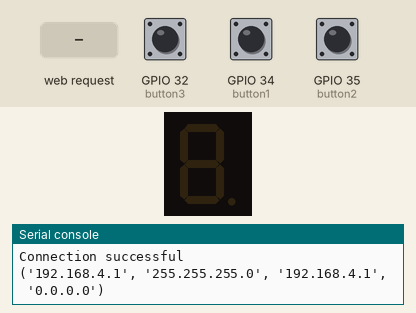
A program run on a simulated ESP32 board running MicroPython. On the bench: 1-digit seven-segment display, the last lines printed to the serial console. Inputs (shaded band) come from the test bench; at power-on: GPIO 34 (button1) HIGH, GPIO 35 (button2) HIGH, GPIO 32 (button3) HIGH. The segment pins are drawn as the display they are named for; the board's own WiFi access point starts at once.

Above: at 1.2 s.
1.3 s: GPIO 34 (button1) pulled LOW for 0.15 s
At 2.3 s:
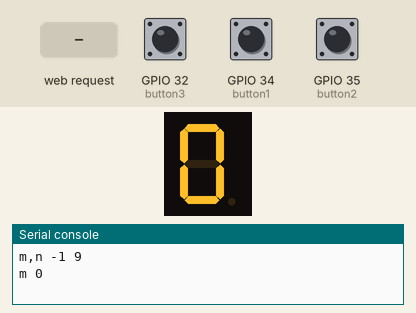
3.3 s: GPIO 35 (button2) pulled LOW for 0.15 s
At 5.0 s:
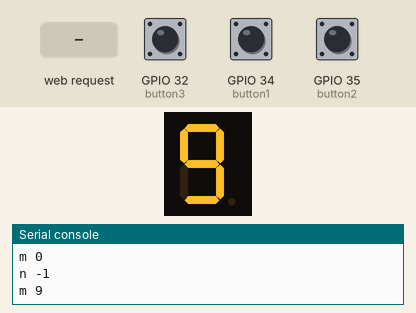
5.3 s: HTTP request GET /?Button2=dec received
At 6.6 s:
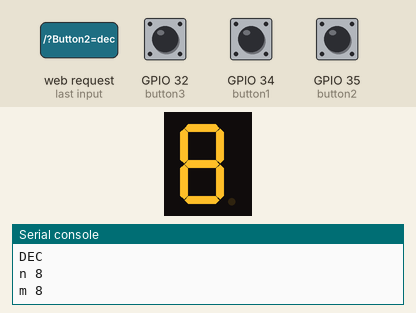
7.1 s: HTTP request GET /?Button1=inc received
At 8.0 s:
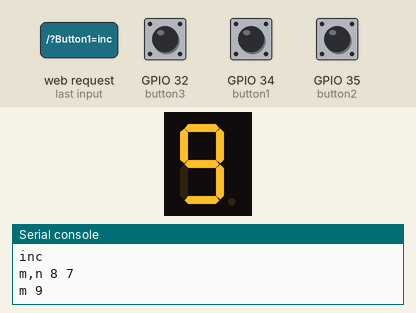
8.9 s: HTTP request GET /?Button3=res received
At 10.1 s:
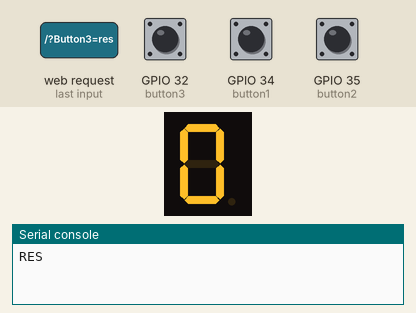
10.4 s: GPIO 34 (button1) pulled LOW for 1 s
At 12.3 s:
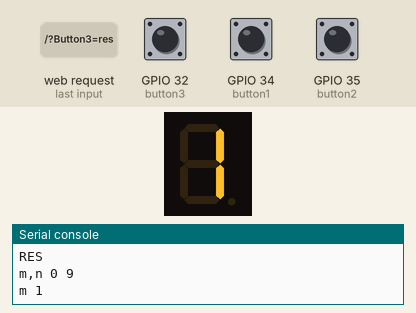
Timing chart, 0 to 13.8 s (numbered marks = the images above; inputs shaded):
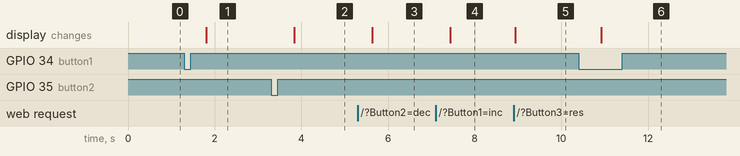

The program:

micropython_project.py
```python
#--------------------------------
#boot.py
#--------------------------------
try:
  import usocket as socket
except:
  import socket

from machine import Pin
import network

import esp
esp.osdebug(None)

import gc
gc.collect()

ssid = 'ESP32_Team'
password = '123456789'

ap = network.WLAN(network.AP_IF)
ap.active(True)
ap.config(essid=ssid, password=password)

while ap.active() == False:
  pass

print('Connection successful')
print(ap.ifconfig())

a=Pin(15,Pin.OUT)
b=Pin(2,Pin.OUT)
c=Pin(4,Pin.OUT)
d=Pin(5,Pin.OUT)
e=Pin(18,Pin.OUT)
f=Pin(19,Pin.OUT)
g=Pin(21,Pin.OUT)

#--------------------------------
#main.py
#--------------------------------
from machine import Pin , Timer
from time import sleep
def zerodisplay():
    a.value(1)
    b.value(1)
    c.value(1)
    d.value(1)
    e.value(1)
    f.value(1)
    g.value(0)
def onedisplay():
    a.value(0)
    b.value(1)
    c.value(1)
    d.value(0)
    e.value(0)
    f.value(0)
    g.value(0)
def twodisplay():
    a.value(1)
    b.value(1)
    c.value(0)
    d.value(1)
    e.value(1)
    f.value(0)
    g.value(1)
def threedisplay():
    a.value(1)
    b.value(1)
    c.value(1)
    d.value(1)
    e.value(0)
    f.value(0)
    g.value(1)
def fourdisplay():
    a.value(0)
    b.value(1)
    c.value(1)
    d.value(0)
    e.value(0)
    f.value(1)
    g.value(1)
def fivedisplay():
    a.value(1)
    b.value(0)
    c.value(1)
    d.value(1)
    e.value(0)
    f.value(1)
    g.value(1)
def sixdisplay():
    a.value(1)
    b.value(0)
    c.value(1)
    d.value(1)
    e.value(1)
    f.value(1)
    g.value(1)
def sevendisplay():
    a.value(1)
    b.value(1)
    c.value(1)
    d.value(0)
    e.value(0)
    f.value(0)
    g.value(0)
def eightdisplay():
    a.value(1)
    b.value(1)
    c.value(1)
    d.value(1)
    e.value(1)
    f.value(1)
    g.value(1)
def ninedisplay():
    a.value(1)
    b.value(1)
    c.value(1)
    d.value(1)
    e.value(0)
    f.value(1)
    g.value(1)

def button(m):
    sleep(0.25)
    global n
    if m == 0:
        zerodisplay()
    elif m == 1:
        onedisplay()
    elif m == 2:
        twodisplay()
    elif m == 3:
        threedisplay()
    elif m == 4:
        fourdisplay()
    elif m == 5:
        fivedisplay()
    elif m == 6:
        sixdisplay()
    elif m == 7:
        sevendisplay()
    elif m == 8:
        eightdisplay()
    elif m == 9:
        ninedisplay()
    print('m',m)
def increment(Button11):
        global m,n
        print('m,n',m,n)
        if m==9:
            m= 0
            button(m)
        else:
            m += 1
            button(m)
        n=m-1
def decrement(Button22):
        global m,n
        print('n',n)
        if m==0:
            m = 9
            n=m-1
            button(m)
        else:
            m=n
            n -= 1
            button(m)
def reset(Button33):
  global m,n
  zerodisplay()
  n, m = 9, 0
def debounce(pin):
  timer.init(mode=Timer.ONE_SHOT, period=200 , callback = increment)

def debounce1(pin):
  timer.init(mode=Timer.ONE_SHOT, period=200 , callback = decrement)

def debounce2(pin):
  timer.init(mode=Timer.ONE_SHOT, period=200 , callback = reset)


#--------------------------------
#main loop
#--------------------------------
n, m = 9, -1
button1 = Pin(34,Pin.IN)
button2 = Pin(35,Pin.IN)
button3 = Pin(32,Pin.IN)
a=Pin(15,Pin.OUT)
b=Pin(2,Pin.OUT)
c=Pin(4,Pin.OUT)
d=Pin(5,Pin.OUT)
e=Pin(18,Pin.OUT)
f=Pin(19,Pin.OUT)
g=Pin(21,Pin.OUT)
a.value(0)
b.value(0)
c.value(0)
d.value(0)
e.value(0)
f.value(0)
g.value(0)
timer = Timer(0)
#--------------------------------
#interrupt
#--------------------------------
button1.irq(trigger = Pin.IRQ_FALLING , handler = debounce)
button2.irq(trigger = Pin.IRQ_FALLING , handler = debounce1)
button3.irq(trigger = Pin.IRQ_FALLING , handler = debounce2)
#--------------------------------
#web server & mobile app
#--------------------------------
def web_page():
  html = """<html><head> <title>ESP Web Server</title> <meta name="viewport" content="width=device-width, initial-scale=1">
  <link rel="icon" href="data:,"> <style>html{font-family: Helvetica; display:inline-block; margin: 0px auto; text-align: center;}
  h1{color: #0F3376; padding: 2vh;}p{font-size: 1.5rem;}.button{display: inline-block; background-color: #e7bd3b; border: none;
  border-radius: 4px; color: white; padding: 16px 40px; text-decoration: none; font-size: 30px; margin: 2px; cursor: pointer;}
  .button2{background-color: #e7bd3b;}</style></head><body> <h1>ESP Web Server</h1>
  <p>Number is : <strong>""" + str(m) + """</strong></p><p><a href="/?Button1=inc"><button class="button">INC</button></a></p>
  <p><a href="/?Button2=dec"><button class="button button2">DEC</button></a></p>
  <p><a href="/?Button3=res"><button class="button button3">RES</button></a></p></body></html>"""
  return html

s = socket.socket(socket.AF_INET, socket.SOCK_STREAM)
s.bind(('', 80))
s.listen(5)
while True:
  conn, addr = s.accept()
  print('Got a connection from %s' % str(addr))
  request = conn.recv(1024)
  request = str(request)
  print('Content = %s' % request)
  Button1 = request.find('/?Button1=inc')
  Button2 = request.find('/?Button2=dec')
  Button3 = request.find('/?Button3=res')
  if Button1 == 6:
        print('inc')
        increment(m)
  if Button2 == 6:
        print('DEC')
        decrement(m)
  if Button3 == 6:
         print('RES')
         reset(m)
  response = web_page()
  conn.send('HTTP/1.1 200 OK\n')
  conn.send('Content-Type: text/html\n')
  conn.send('Connection: close\n\n')
  conn.sendall(response)
  conn.close()
```

Measured:
- after the input at 1.3 s, the display: changes after 0.50 s (image 1)
- after the input at 3.3 s, the display: changes after 0.54 s (image 2)
- after the input at 5.3 s, the display: changes after 0.34 s (image 3)
- after the input at 7.1 s, the display: changes after 0.34 s (image 4)
- after the input at 8.9 s, the display: changes at once (image 5)
- after the input at 10.4 s, the display: changes after 0.52 s (image 6)
